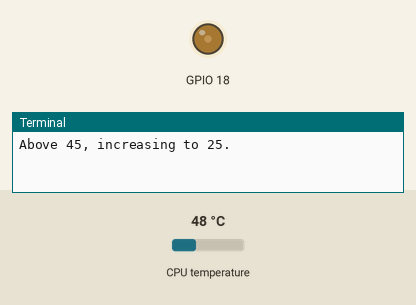
Bench run of a program on a simulated Raspberry Pi (BCM pin numbers). Parts: output pins drawn as LEDs (lit = HIGH), the last lines printed to the terminal. The test bench sets the inputs (shaded band); at power-on: CPU temperature 48 °C. System figures (address, load, memory, disk, uptime) are fixed made-up values.

Above: at 1.2 s.
1.3 s: CPU temperature set to 44 °C
At 10.7 s:
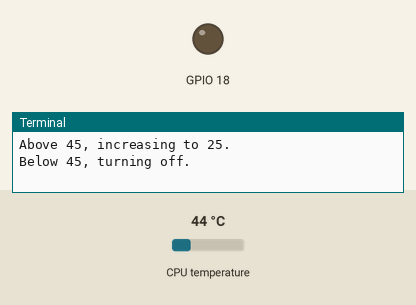
11.5 s: CPU temperature set to 58 °C
At 20.7 s:
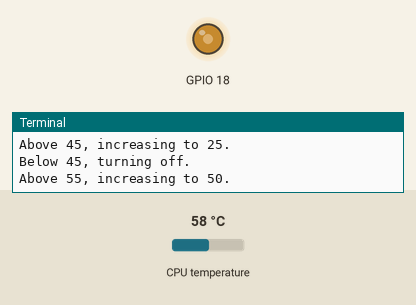
21.5 s: CPU temperature set to 63 °C
31.5 s: CPU temperature set to 66 °C
At 40.7 s:
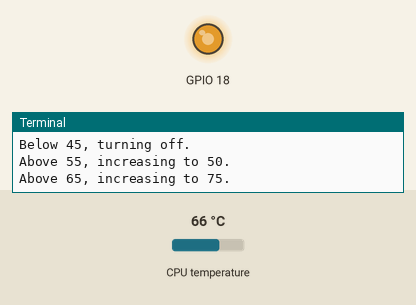
41.5 s: CPU temperature set to 31 °C
At 50.7 s:
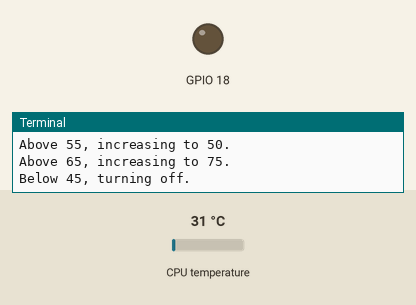
51.5 s: CPU temperature set to 46 °C
At 60.8 s:
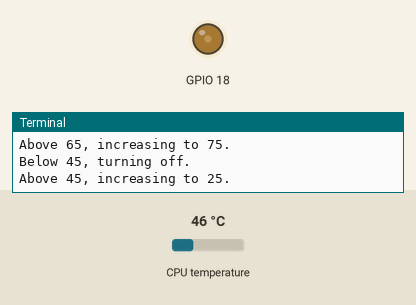
Timing chart, 0 to 62.3 s (numbered marks = the images above; inputs shaded):
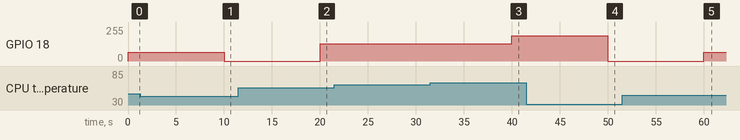

The program:

pwm.py
```python
import lgpio
import time
import psutil

# Configuration
FAN = 18 # pin used to drive PWM fan
FREQ = 10000

h = lgpio.gpiochip_open(0)

try:
    running_speed = -1
    while True:
        sensors = psutil.sensors_temperatures()['cpu_thermal']
        if sensors[0].current <= 45 and running_speed != 0:
            print("Below 45, turning off.")
            running_speed = 0
            lgpio.tx_pwm(h, FAN, FREQ, running_speed)
        elif sensors[0].current > 45 and sensors[0].current < 55 and running_speed != 25:
            print("Above 45, increasing to 25.")
            running_speed = 25
            lgpio.tx_pwm(h, FAN, FREQ, running_speed)
        elif sensors[0].current >= 55 and sensors[0].current < 65 and running_speed != 50:
            print("Above 55, increasing to 50.")
            running_speed = 50
            lgpio.tx_pwm(h, FAN, FREQ, running_speed)
        elif sensors[0].current >= 65 and sensors[0].current < 70 and running_speed != 75:
            print("Above 65, increasing to 75.")
            running_speed = 75
            lgpio.tx_pwm(h, FAN, FREQ, running_speed)
        elif sensors[0].current > 70 and running_speed != 75:
            print("Above 70, increasing to 100.")
            running_speed = 100
            lgpio.tx_pwm(h, FAN, FREQ, running_speed)
        time.sleep(10)

except KeyboardInterrupt:
    # Turn the fan to medium speed
    lgpio.tx_pwm(h, FAN, FREQ, 50)
    lgpio.gpiochip_close(h)
```

Measured:
- the behaviour switches between 46 and 45 °C on CPU temperature (found by bisection; images 0 and 1)
- the behaviour switches between 64 and 65 °C on CPU temperature (found by bisection; images 2 and 3)
- after the input at 1.3 s, GPIO 18: 64/255 → 0/255 after 8.7 s
- after the input at 11.5 s, GPIO 18: 0/255 → 128/255 after 8.5 s
- after the input at 21.5 s, every drawn part: stays the same
- after the input at 31.5 s, GPIO 18: 128/255 → 191/255 after 8.5 s
- after the input at 41.5 s, GPIO 18: 191/255 → 0/255 after 8.5 s
- after the input at 51.5 s, GPIO 18: 0/255 → 64/255 after 8.5 s
